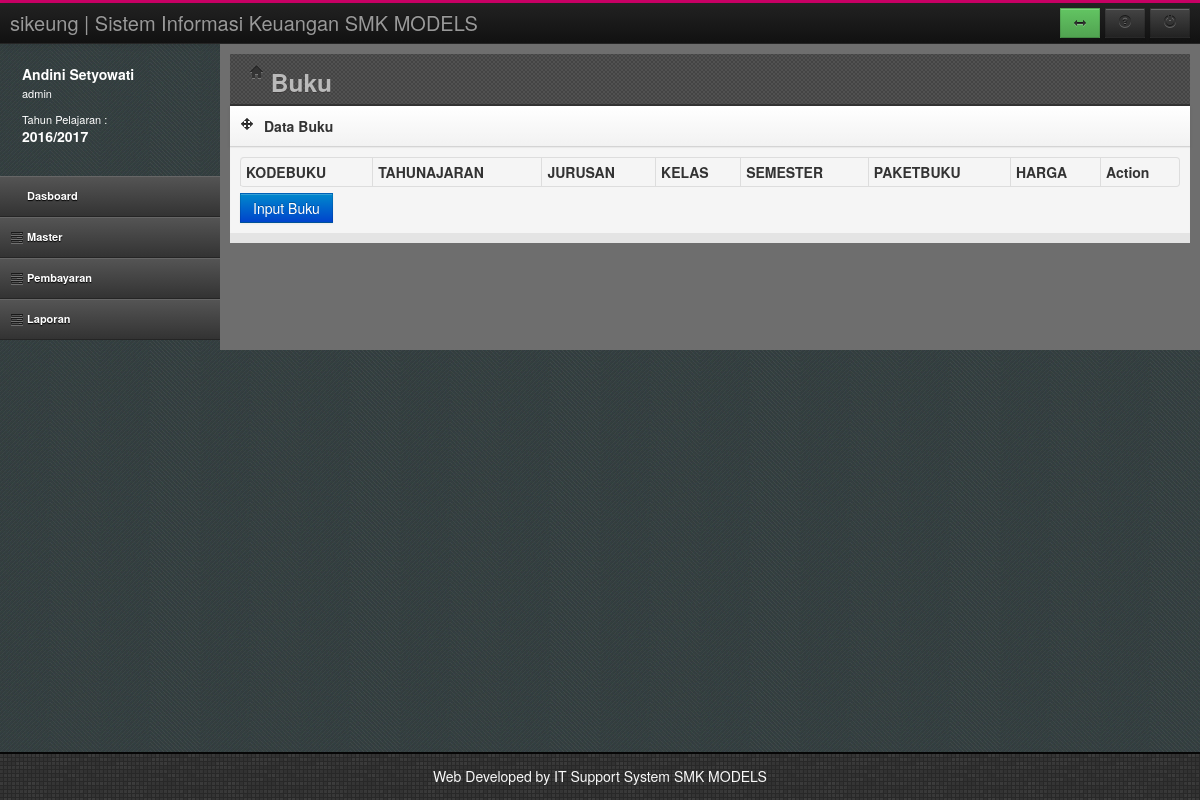
Before: /index.php?page=buku (signed in) with the older database file.
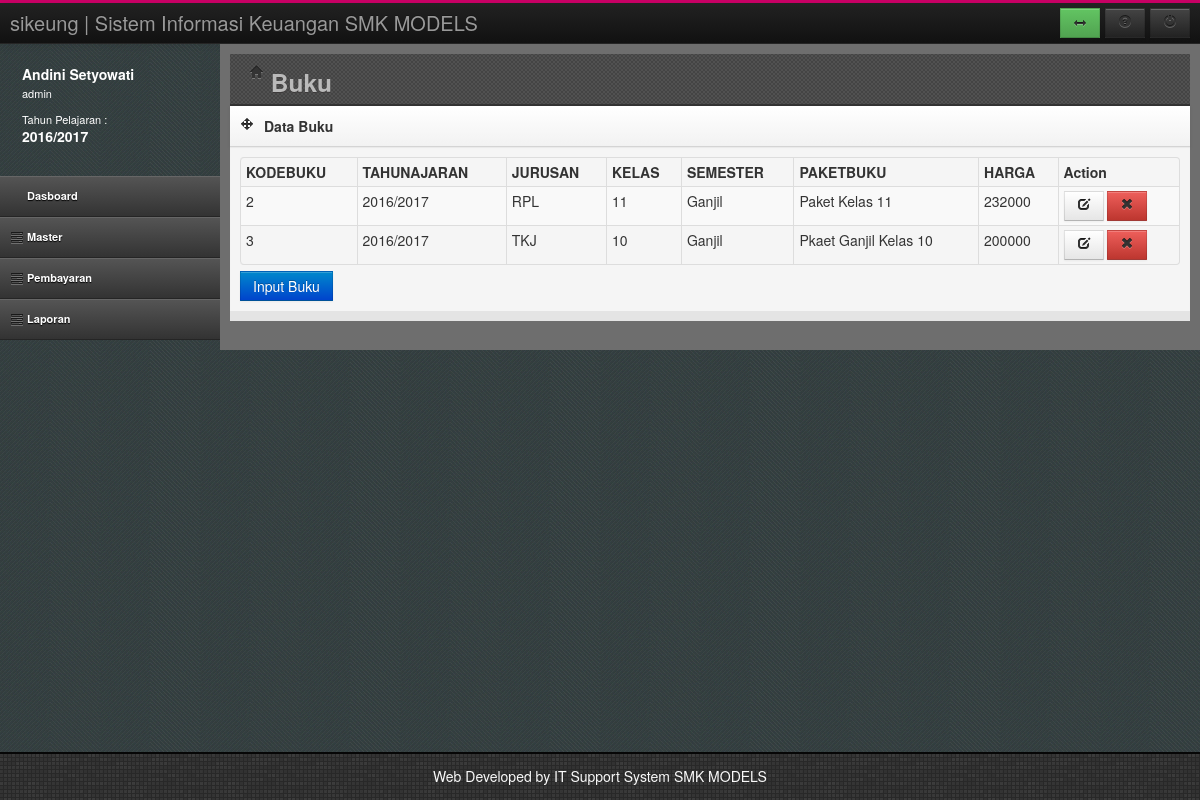
After: the same page with the newer database file.
### tables this page shows
CREATE TABLE `tahunjar` (
  `TahunAkademik` varchar(20) NOT NULL,
  `Status` varchar(20) DEFAULT NULL,
  PRIMARY KEY (`TahunAkademik`)
);

CREATE TABLE `buku` (
  `KODEBUKU` int(11) NOT NULL AUTO_INCREMENT,
  `PAKETBUKU` varchar(50) DEFAULT NULL,
  `TAHUNAJARAN` varchar(10) DEFAULT NULL,
  `SEMESTER` varchar(11) DEFAULT NULL,
  `HARGA` int(11) DEFAULT NULL,
  `Kode_jur` int(11) DEFAULT NULL,
  `GRADE` varchar(10) DEFAULT NULL,
  PRIMARY KEY (`KODEBUKU`)
);

CREATE TABLE `jurusan` (
  `KODE_JUR` int(11) NOT NULL AUTO_INCREMENT,
  `NAMA_JUR` varchar(50) DEFAULT NULL,
  PRIMARY KEY (`KODE_JUR`)
);

### buku.php (the view, shortened to what this page needs)
<header class="head">
	<div class="main-bar">
		<h3><i class="icon-home"></i> Buku</h3>
	</div>
</header>
<div class="row-fluid">
	<div class="span12">
		<div class="box">
			<header>
				<div class="icons"><i class="icon-move"></i></div>
				<h5>Data Buku</h5>
			</header>
			<div id="collapse4" class="body">
				<table id="dataTable" class="table table-bordered table-condensed table-hover table-striped">
					<thead>
						<tr>
							<th>KODEBUKU</th>
                                                        <th>TAHUNAJARAN</th>
                                                        <th>JURUSAN</th>
                                                        <th>KELAS</th>
							<th>SEMESTER</th>
                                                        <th>PAKETBUKU</th>
							<th>HARGA</th>
							<th>Action</th>
						</tr>
					</thead>
					<tbody>
					<?php
					$sql = "SELECT   a.KODEBUKU,  a.PAKETBUKU,  a.TAHUNAJARAN,  a.SEMESTER,  a.HARGA ,b.KODE_JUR,b.NAMA_JUR,a.Grade
                                        FROM buku a, jurusan b
                                        WHERE a.Kode_jur=b.KODE_JUR and  a.TahunAjaran='$TahunAktif'";
					$rw=mysql_query($sql);
					while($rs=mysql_fetch_array($rw))
					{
					?>
						<tr>
							<td><?php echo $rs[0]; ?></td>
							<td><?php echo $rs[2]; ?></td>
							<td><?php echo $rs[6]; ?></td>
                                                        <td><?php echo $rs[7]; ?></td>
                                                        <td><?php echo $rs[3]; ?></td>
                                                        <td><?php echo $rs[1]; ?></td>
                                                        <td><?php echo $rs[4]; ?></td>
							<td>
								<a href="?page=addbuku&act=1&id=<?php echo $rs[0]; ?>"><button class="btn edit"><i class="icon-edit"></i></button></a>
								<a href="hapusbuku.php?id=<?php echo $rs[0]; ?>"><button class="btn btn-danger remove"><i class="icon-remove"></i></button></a>
							</td>
						</tr>
					<?php
					}
					?>
					</tbody>
				</table>
				<a href="?page=addbuku&act=0">
					<input type="submit" value="Input Buku" class="btn btn-primary">
				</a>
			</div>
		</div>
	</div>
</div>

### index.php (shortened to what this page needs)
<?php
if (isset($_SESSION['hak']))
{
	$LogNamaUser = $_SESSION['Nama'];
	$LogHak = $_SESSION['hak'];
}
else
{
	echo "<script>window.location='login.php'</script>";
}
include "koneksi.php";
$sql = "select * from tahunjar where status='Aktif'";
$ff=mysql_query($sql,$conn);
$rs=mysql_fetch_array($ff);
$TahunAktif=$rs['TahunAkademik'];
?>
<!DOCTYPE html>
<html class="no-js">
    <head>
        <?php  include "head.php";?>
    </head>
    <body>
        <div id="wrap">
            <?php  include "topbar.php";?>
            <div id="left">
                <?php  include "usersesion.php";?>
                <?php  include "menu.php";?>
            </div>
            <div id="content">
                <div class="container-fluid outer">
                    <div class="row-fluid">
                        <div class="span12 inner">
                            <?php
                                    $v_page = (isset($_REQUEST['page'])&& $_REQUEST['page'] !=NULL)?$_REQUEST['page']:'';
                                    if(file_exists($v_page.".php"))
                                    {
                                            include($v_page.".php");
                                    }
                                    else
                                    {
                                            include("home.php");
                                    }
                            ?>
                        </div>
                    </div>
                </div>
            </div>
            <div id="push"></div>
        </div>
        <?php include "footer.php";?>
    </body>
</html>

### head.php (shortened to what this page needs)
<link type="text/css" rel="stylesheet" href="assets/css/bootstrap.min.css">
<link type="text/css" rel="stylesheet" href="assets/css/bootstrap-responsive.min.css">
<link type="text/css" rel="stylesheet" href="assets/Font-awesome/css/font-awesome.min.css">
<link type="text/css" rel="stylesheet" href="assets/css/style.css">
<link type="text/css" rel="stylesheet" href="assets/css/calendar.css">
<link type="text/css" rel="stylesheet" href="assets/css/DT_bootstrap.css"/>
<link rel="stylesheet" href="assets/css/responsive-tables.css">
<link rel="stylesheet" href="assets/css/theme.css">

### topbar.php (shortened to what this page needs)
<div id="top">
    <div class="navbar navbar-inverse navbar-static-top">
        <div class="navbar-inner">
            <div class="container-fluid">
                <a class="brand" href="index.php">sikeung | Sistem Informasi Keuangan SMK MODELS</a>
                <div class="btn-toolbar topnav">
                    <div class="btn-group">
                        <a id="changeSidebarPos" class="btn btn-success" rel="tooltip"
                           data-original-title="Show / Hide Sidebar" data-placement="bottom">
                            <i class="icon-resize-horizontal"></i>
                        </a>
                    </div>
                    <div class="btn-group">
                        <a href="#helpModal" class="btn btn-inverse" rel="tooltip" data-placement="bottom"
                           data-original-title="Help" data-toggle="modal">
                            <i class="icon-question-sign"></i>
                        </a>
                    </div>
                    <div class="btn-group">
                        <a class="btn btn-inverse" data-placement="bottom" data-original-title="Logout" rel="tooltip"
                           href="log.php"><i class="icon-off"></i></a></div>
                </div>
            </div>
        </div>
    </div>
</div>

### usersesion.php
<div class="media user-media hidden-phone">
	<div class="media-body hidden-tablet">
		<h5 class="media-heading"><?php echo $LogNamaUser;?></h5>
		<ul class="unstyled user-info">
			<li><?php echo $LogHak;?><br/><br/></li>
			<li>Tahun Pelajaran : <br/>
				<h5 class="media-heading"><?php echo $TahunAktif ;?></h5>
			</li>
		</ul>
	</div>
</div>

### menu.php (shortened to what this page needs)
<ul id="menu" class="unstyled accordion collapse in">
	<?php
	if($LogHak=="admin")
	{
	?>
	<li><a href="index.php"><i class="icon-table icon-large"></i> Dasboard</a></li>
	<li class="accordion-group ">
		<a data-parent="#menu" data-toggle="collapse" class="accordion-toggle" data-target="#component-nav">
			<i class="icon-tasks icon-large"></i> Master
		</a>
	</li>
	<li class="accordion-group ">
		<a data-parent="#menu" data-toggle="collapse" class="accordion-toggle" data-target="#inputnilai">
			<i class="icon-tasks icon-large"></i> Pembayaran
		</a>
	</li>
               <li class="accordion-group ">
		<a data-parent="#menu" data-toggle="collapse" class="accordion-toggle" data-target="#laporan">
			<i class="icon-tasks icon-large"></i> Laporan
		</a>
	</li>
	<?php
	}
	?>
</ul>

### footer.php
<div id="footer">
	<p>Web Developed by IT Support System SMK MODELS</p>
</div>

### assets/css/responsive-tables.css (style rules this page uses)
table th { font-weight: bold; }
table td, table th { padding: 9px 10px; text-align: left; }

Changed rows visible on the page:
added buku: KODEBUKU "2", TAHUNAJARAN "2016/2017", Kode_jur.NAMA_JUR "RPL", GRADE "11", SEMESTER "Ganjil", PAKETBUKU "Paket Kelas 11", HARGA "232000"
added buku: KODEBUKU "3", TAHUNAJARAN "2016/2017", Kode_jur.NAMA_JUR "TKJ", GRADE "10", SEMESTER "Ganjil", PAKETBUKU "Pkaet Ganjil Kelas 10", HARGA "200000"
